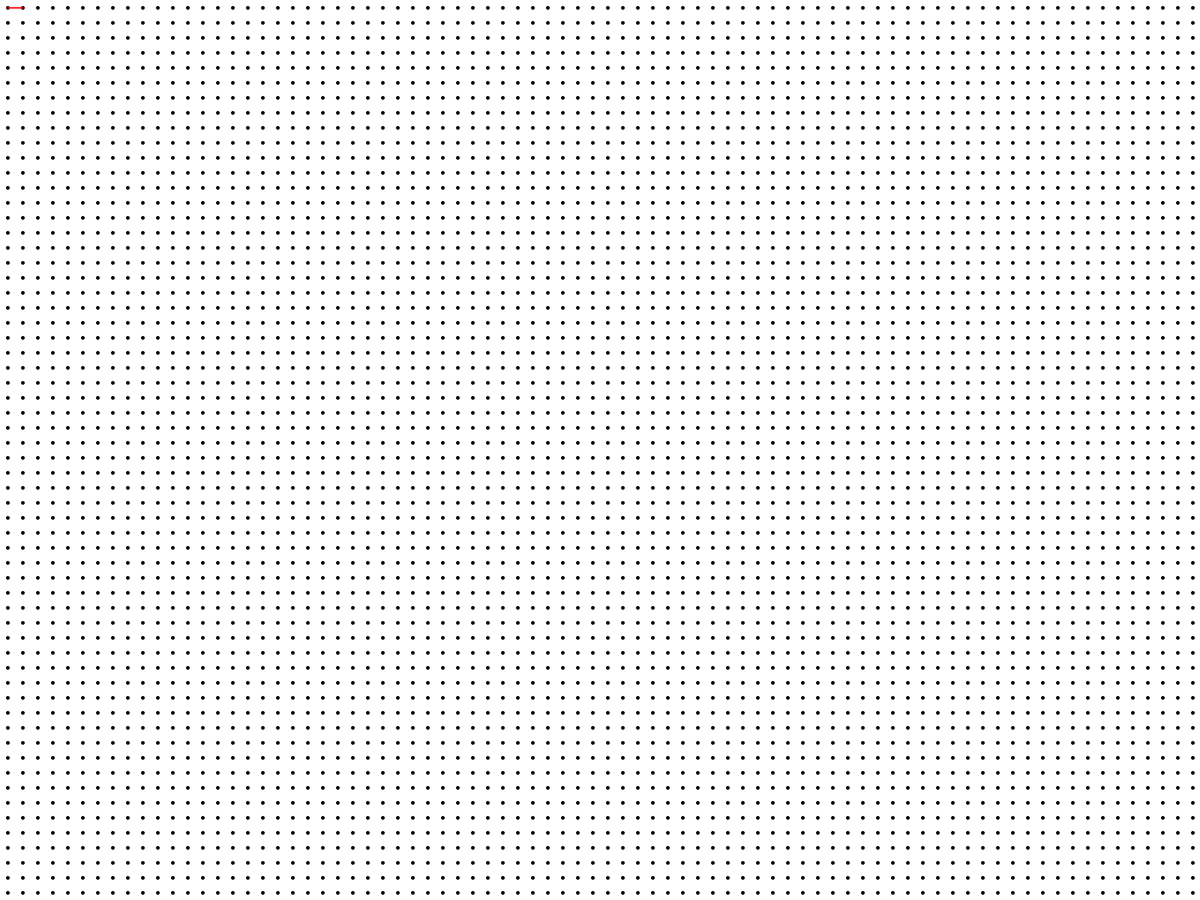
Frame 1 (no input)
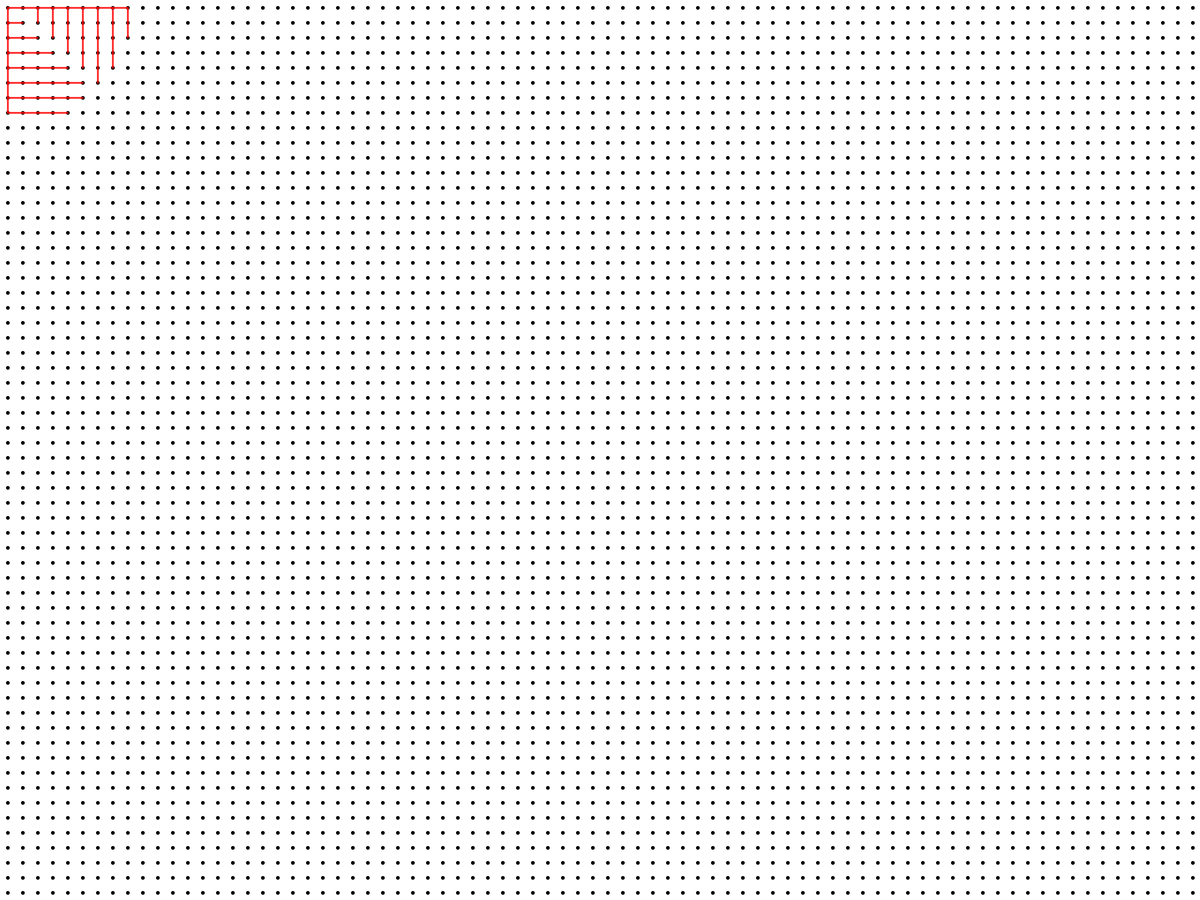
Frame 60 (the mouse pressed at the canvas centre just before this capture)
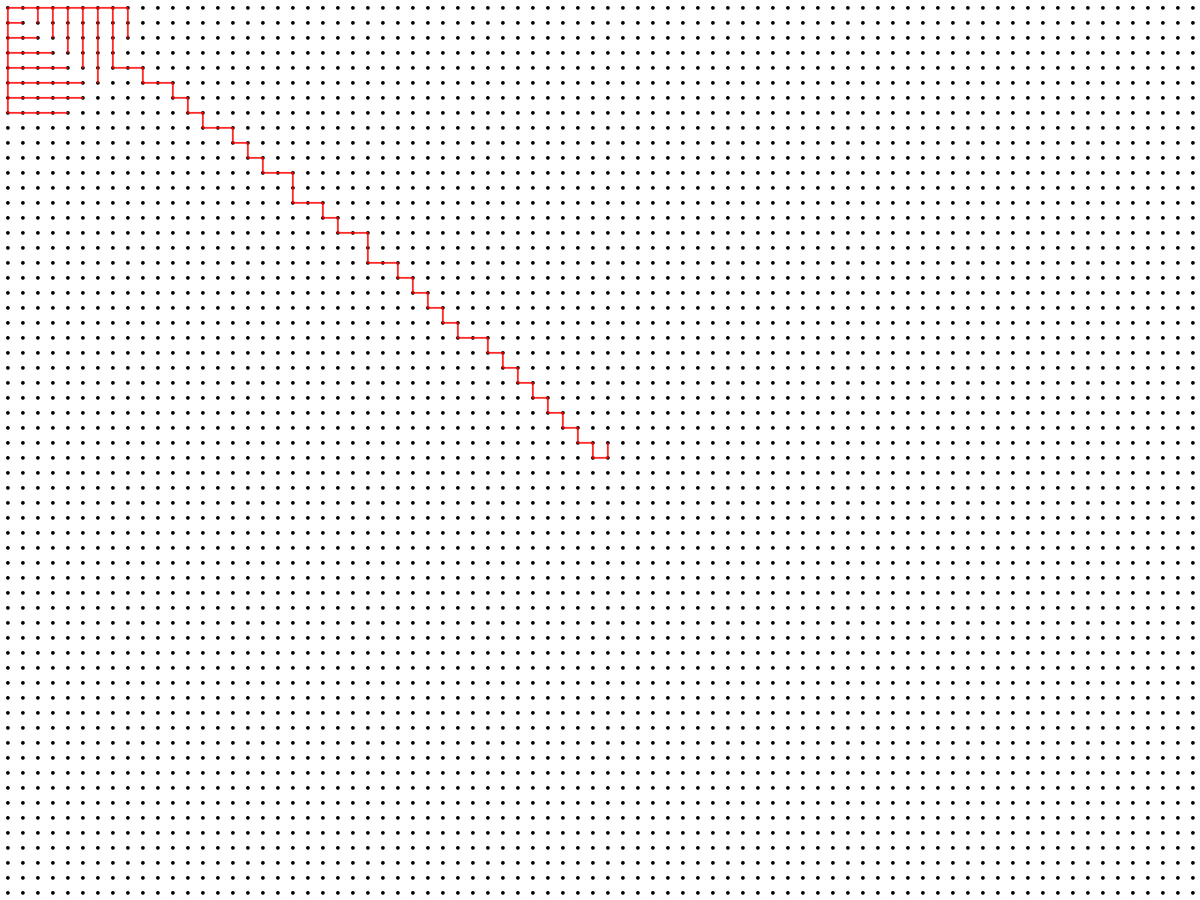
Frame 120 (the mouse held since frame 60 and released just before this capture)

The Processing sketch that drew these frames (run headless with seeded random() and noise(); from frame 60 on, the mouse is pressed at the canvas centre):

// Processing sketch: mouse_run
// ── mouse_run.pde
int cols, rows;
int scl = 20;

Cell[] grid;
ArrayList<Cell> openSet = new ArrayList<Cell>();
ArrayList<Cell> closedSet = new ArrayList<Cell>();

ArrayList<Edge> path = new ArrayList<Edge>();

void setup() {
  //size(800, 600);
  fullScreen();
  cols = width/scl;
  rows = height/scl;
  
  grid = new Cell[cols*rows];
  for (int j = 0; j < rows; j++) {
    for (int i = 0; i < cols; i++) {
      grid[index(i, j)] = new Cell(i, j);
      openSet.add(grid[index(i, j)]);
    }
  }
  
  Cell initial = grid[index(0, 0)];
  openSet.remove(initial);
  closedSet.add(initial);
}

void draw() {
  for (int i = 0; i < grid.length; i++) {
    grid[i].checkNeighbors();
  }
  
  if (openSet.size() > 0) {
    float minWeight = max(width, height);
    Cell current = null;
    Cell next = null;
    Edge nextLine = null;
    
    for (int i = 0; i < closedSet.size(); i++) {
      Cell c = closedSet.get(i);
      
      for (int j = 0; j < c.neighbors.size(); j++) {
        Cell temp = c.neighbors.get(j);
        Edge line = new Edge(c.i, c.j, temp.i, temp.j);
        float tempWeight = c.weights.get(j);
        
        if (tempWeight < minWeight && !closedSet.contains(temp)) {
          minWeight = tempWeight;
          next = temp;
          current = c;
          nextLine = line;
        }
      }
    }
    
    removeWalls(current, next);
    openSet.remove(next);
    closedSet.add(next);        
    path.add(nextLine);    
  } else {    
    println("done");
    noLoop();
  }
  
  ////box style
  //for (Cell c : grid) {
  //  if (closedSet.contains(c)) {
  //    c.show(color(0, 255, 255));
  //  } else if (openSet.contains(c)) {
  //    c.show(color(255));
  //  }
  //}

  //line style
  background(255);
  translate(scl/2, scl/2);
  for (int i = 0; i < grid.length; i++) {
    stroke(0);
    strokeWeight(scl/4);
    point(grid[i].i*scl, grid[i].j*scl);
  }
  for (int i = 0; i < path.size(); i++) {
    Edge line = path.get(i);
    stroke(255, 0, 0);
    strokeWeight(scl/8);
    line(line.x1, line.y1, line.x2, line.y2);
  }
}

// ── class_cell.pde
class Cell {
  int i, j;
  boolean top, right, bottom, left;
  ArrayList<Cell> neighbors;
  FloatList weights = new FloatList();
  
  Cell(int _i, int _j) {
    i = _i;
    j = _j;
    
    top = true;
    right = true;
    bottom = true;
    left = true;
  }
  
  void checkNeighbors() {
    //lower weight means higher priority of being picked
    //biases; max 100
    float biasV = 1; //vertical bias; makes the maze have more vertical edges
    float biasH = 1; //horizontal bias; makes the maze have more horizontal edges
    
    this.neighbors = new ArrayList<Cell>();
    this.weights.clear();
    if (index(i, j-1) != -1) {
      Cell top = grid[index(i, j-1)]; 
      neighbors.add(top);
      
      // dot product of movement vector with difference between mouse position and neighbor position
      float weight = map(mouseY - j*scl, -height, height, 0, 100);
      // favors neighbors that are already closer to the mouse
      weight += sqrt(pow(mouseY - (j-1)*scl, 2) + pow(mouseX - (i)*scl, 2));
      // add in some randomness
      weight -= random(biasV);
      this.weights.append(weight);
    }
    if (index(i+1, j) != -1) {
      Cell right = grid[index(i+1, j)];
      neighbors.add(right);
      float weight = map(mouseX - i*scl, -width, width, 100, 0);
      weight += sqrt(pow(mouseY - (j)*scl, 2) + pow(mouseX - (i+1)*scl, 2));
      weight -= random(biasH);
      this.weights.append(weight);
    }  
    if (index(i, j+1) != -1) {
      Cell bottom = grid[index(i, j+1)];
      neighbors.add(bottom);
      float weight = map(j*scl - mouseY, -height, height, 0, 100);
      weight += sqrt(pow(mouseY - (j+1)*scl, 2) + pow(mouseX - (i)*scl, 2));
      weight -= random(biasV);
      this.weights.append(weight);
    }
    if (index(i-1, j) != -1) {
      Cell left = grid[index(i-1, j)];    
      neighbors.add(left);
      float weight = map(i*scl - mouseX, -width, width, 100, 0);
      weight += sqrt(pow(mouseY - (j)*scl, 2) + pow(mouseX - (i-1)*scl, 2));
      weight -= random(biasH);
      this.weights.append(weight);
    }   
  }
  
  void show(color c) {
    int x = i*scl;
    int y = j*scl;
    
    fill(c);
    noStroke();
    rect(x, y, scl, scl);
    
    stroke(0);
    if (top == true)    {line(x,     y,     x+scl, y    );}
    if (right == true)  {line(x+scl, y,     x+scl, y+scl);}
    if (bottom == true) {line(x,     y+scl, x+scl, y+scl);}
    if (left == true)   {line(x,     y,     x,     y+scl);}
  }
}

void removeWalls(Cell a, Cell b) {
  int x = a.i - b.i;
  int y = a.j - b.j;
  
  if (x == 1) {
    a.left = false;
    b.right = false;
  } else if (x == -1) {
    a.right = false;
    b.left = false;
  }
  if (y == 1) {
    a.top = false;
    b.bottom = false;
  } else if (y == -1) {
    a.bottom = false;
    b.top = false;
  }
}

int index(int i, int j) {
  if (i < 0 || j < 0 || i > cols-1 || j > rows-1) {
    return -1;
  }
  return i + j*width/scl;
}

// ── class_edge.pde
class Edge {
  float x1, y1;
  float x2, y2;
  
  Edge(float _x1, float _y1, float _x2, float _y2) {
    x1 = _x1 * scl;
    y1 = _y1 * scl;
    x2 = _x2 * scl;
    y2 = _y2 * scl;
  }
}
